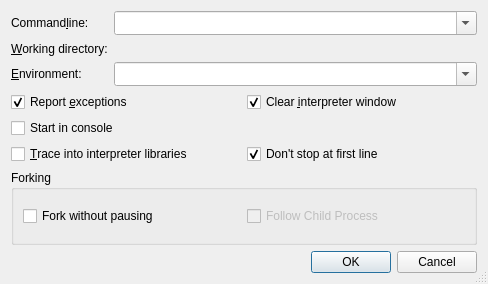
<?xml version="1.0" encoding="UTF-8"?>
<ui version="4.0">
 <class>StartDebugDialog</class>
 <widget class="QDialog" name="StartDebugDialog">
  <property name="geometry">
   <rect>
    <x>0</x>
    <y>0</y>
    <width>488</width>
    <height>284</height>
   </rect>
  </property>
  <property name="windowTitle">
   <string>Start debugging</string>
  </property>
  <property name="sizeGripEnabled">
   <bool>true</bool>
  </property>
  <layout class="QVBoxLayout" name="verticalLayout">
   <item>
    <layout class="QGridLayout" name="gridLayout">
     <item row="0" column="0">
      <widget class="QLabel" name="TextLabel1">
       <property name="text">
        <string>Command&amp;line:</string>
       </property>
       <property name="buddy">
        <cstring>cmdlineCombo</cstring>
       </property>
      </widget>
     </item>
     <item row="0" column="1">
      <widget class="QComboBox" name="cmdlineCombo">
       <property name="sizePolicy">
        <sizepolicy hsizetype="Expanding" vsizetype="Fixed">
         <horstretch>0</horstretch>
         <verstretch>0</verstretch>
        </sizepolicy>
       </property>
       <property name="toolTip">
        <string>Enter the commandline parameters</string>
       </property>
       <property name="whatsThis">
        <string>&lt;b&gt;Commandline&lt;/b&gt;
&lt;p&gt;Enter the commandline parameters in this field.&lt;/p&gt;</string>
       </property>
       <property name="editable">
        <bool>true</bool>
       </property>
       <property name="insertPolicy">
        <enum>QComboBox::InsertAtTop</enum>
       </property>
       <property name="sizeAdjustPolicy">
        <enum>QComboBox::AdjustToMinimumContentsLengthWithIcon</enum>
       </property>
       <property name="duplicatesEnabled">
        <bool>false</bool>
       </property>
      </widget>
     </item>
     <item row="1" column="0">
      <widget class="QLabel" name="TextLabel2">
       <property name="text">
        <string>&amp;Working directory:</string>
       </property>
       <property name="buddy">
        <cstring>workdirPicker</cstring>
       </property>
      </widget>
     </item>
     <item row="1" column="1">
      <widget class="E5ComboPathPicker" name="workdirPicker" native="true">
       <property name="sizePolicy">
        <sizepolicy hsizetype="Expanding" vsizetype="Preferred">
         <horstretch>0</horstretch>
         <verstretch>0</verstretch>
        </sizepolicy>
       </property>
       <property name="focusPolicy">
        <enum>Qt::WheelFocus</enum>
       </property>
       <property name="toolTip">
        <string>Enter the working directory</string>
       </property>
       <property name="whatsThis">
        <string>&lt;b&gt;Working directory&lt;/b&gt;
&lt;p&gt;Enter the working directory of the application to be debugged. Leave it empty to set the working directory to the executable directory.&lt;/p&gt;</string>
       </property>
      </widget>
     </item>
     <item row="2" column="0">
      <widget class="QLabel" name="textLabel1">
       <property name="text">
        <string>&amp;Environment:</string>
       </property>
       <property name="buddy">
        <cstring>environmentCombo</cstring>
       </property>
      </widget>
     </item>
     <item row="2" column="1">
      <widget class="QComboBox" name="environmentCombo">
       <property name="sizePolicy">
        <sizepolicy hsizetype="Expanding" vsizetype="Fixed">
         <horstretch>0</horstretch>
         <verstretch>0</verstretch>
        </sizepolicy>
       </property>
       <property name="toolTip">
        <string>Enter the environment variables to be set.</string>
       </property>
       <property name="whatsThis">
        <string>&lt;b&gt;Environment&lt;/b&gt;
&lt;p&gt;Enter the environment variables to be set for the program. The individual settings must be separated by whitespace and be given in the form 'var=value'. In order to add to an environment variable, enter it in the form 'var+=value'.&lt;/p&gt;
&lt;p&gt;Example: var1=1 var2=&quot;hello world&quot; var3+=&quot;:/tmp&quot;&lt;/p&gt;</string>
       </property>
       <property name="editable">
        <bool>true</bool>
       </property>
       <property name="insertPolicy">
        <enum>QComboBox::InsertAtTop</enum>
       </property>
       <property name="sizeAdjustPolicy">
        <enum>QComboBox::AdjustToMinimumContentsLengthWithIcon</enum>
       </property>
       <property name="duplicatesEnabled">
        <bool>false</bool>
       </property>
      </widget>
     </item>
    </layout>
   </item>
   <item>
    <layout class="QGridLayout" name="gridLayout_2">
     <item row="0" column="0">
      <widget class="QCheckBox" name="exceptionCheckBox">
       <property name="toolTip">
        <string>Uncheck to disable exception reporting</string>
       </property>
       <property name="whatsThis">
        <string>&lt;b&gt;Report exceptions&lt;/b&gt;
&lt;p&gt;Uncheck this in order to disable exception reporting.&lt;/p&gt;</string>
       </property>
       <property name="text">
        <string>Report &amp;exceptions</string>
       </property>
       <property name="shortcut">
        <string>Alt+E</string>
       </property>
       <property name="checked">
        <bool>true</bool>
       </property>
      </widget>
     </item>
     <item row="0" column="1">
      <widget class="QCheckBox" name="clearShellCheckBox">
       <property name="toolTip">
        <string>Select to clear the display of the interpreter window</string>
       </property>
       <property name="whatsThis">
        <string>&lt;b&gt;Clear interpreter window&lt;/b&gt;&lt;p&gt;This clears the display of the interpreter window before starting the debug client.&lt;/p&gt;</string>
       </property>
       <property name="text">
        <string>Clear &amp;interpreter window</string>
       </property>
       <property name="checked">
        <bool>true</bool>
       </property>
      </widget>
     </item>
     <item row="1" column="0">
      <widget class="QCheckBox" name="consoleCheckBox">
       <property name="toolTip">
        <string>Select to start the debugger in a console window</string>
       </property>
       <property name="whatsThis">
        <string>&lt;b&gt;Start in console&lt;/b&gt;
&lt;p&gt;Select to start the debugger in a console window. The console command has to be configured on the Debugger-&amp;gt;General page&lt;/p&gt;</string>
       </property>
       <property name="text">
        <string>Start in console</string>
       </property>
      </widget>
     </item>
     <item row="2" column="0">
      <widget class="QCheckBox" name="tracePythonCheckBox">
       <property name="toolTip">
        <string>Select to trace into the Python library</string>
       </property>
       <property name="text">
        <string>&amp;Trace into interpreter libraries</string>
       </property>
       <property name="shortcut">
        <string>Alt+T</string>
       </property>
      </widget>
     </item>
     <item row="2" column="1">
      <widget class="QCheckBox" name="autoContinueCheckBox">
       <property name="toolTip">
        <string>Select to not stop the debugger at the first executable line.</string>
       </property>
       <property name="whatsThis">
        <string>&lt;b&gt;Don't stop at first line&lt;/b&gt;&lt;p&gt;This prevents the debugger from stopping at the first executable line.&lt;/p&gt;</string>
       </property>
       <property name="text">
        <string>Don't stop at first line</string>
       </property>
       <property name="checked">
        <bool>true</bool>
       </property>
      </widget>
     </item>
    </layout>
   </item>
   <item>
    <widget class="QGroupBox" name="groupBox">
     <property name="title">
      <string>Forking</string>
     </property>
     <layout class="QHBoxLayout" name="horizontalLayout">
      <item>
       <widget class="QCheckBox" name="forkModeCheckBox">
        <property name="toolTip">
         <string>Select to go through the fork without asking</string>
        </property>
        <property name="whatsThis">
         <string>&lt;b&gt;Fork without pausing&lt;/b&gt;
&lt;p&gt;Select to go through the fork without asking making the forking decision based on the Parent/Child selection.&lt;/p&gt;</string>
        </property>
        <property name="text">
         <string>Fork without pausing</string>
        </property>
       </widget>
      </item>
      <item>
       <widget class="QCheckBox" name="forkChildCheckBox">
        <property name="enabled">
         <bool>false</bool>
        </property>
        <property name="toolTip">
         <string>Select to debug the child process after forking</string>
        </property>
        <property name="whatsThis">
         <string>&lt;b&gt;Debug Child Process&lt;/b&gt;
&lt;p&gt;Select to debug the child process after forking. If it is not selected, the parent process will be debugged. This has no effect, if forking without pausing is not selected.&lt;/p&gt;</string>
        </property>
        <property name="text">
         <string>Follow Child Process</string>
        </property>
       </widget>
      </item>
     </layout>
    </widget>
   </item>
   <item>
    <widget class="QDialogButtonBox" name="buttonBox">
     <property name="orientation">
      <enum>Qt::Horizontal</enum>
     </property>
     <property name="standardButtons">
      <set>QDialogButtonBox::Cancel|QDialogButtonBox::Ok</set>
     </property>
    </widget>
   </item>
  </layout>
 </widget>
 <pixmapfunction>qPixmapFromMimeSource</pixmapfunction>
 <customwidgets>
  <customwidget>
   <class>E5ComboPathPicker</class>
   <extends>QWidget</extends>
   <header>E5Gui/E5PathPicker.h</header>
   <container>1</container>
  </customwidget>
 </customwidgets>
 <tabstops>
  <tabstop>cmdlineCombo</tabstop>
  <tabstop>workdirPicker</tabstop>
  <tabstop>environmentCombo</tabstop>
  <tabstop>exceptionCheckBox</tabstop>
  <tabstop>clearShellCheckBox</tabstop>
  <tabstop>consoleCheckBox</tabstop>
  <tabstop>tracePythonCheckBox</tabstop>
  <tabstop>autoContinueCheckBox</tabstop>
  <tabstop>forkModeCheckBox</tabstop>
  <tabstop>forkChildCheckBox</tabstop>
 </tabstops>
 <resources/>
 <connections>
  <connection>
   <sender>buttonBox</sender>
   <signal>accepted()</signal>
   <receiver>StartDebugDialog</receiver>
   <slot>accept()</slot>
   <hints>
    <hint type="sourcelabel">
     <x>59</x>
     <y>282</y>
    </hint>
    <hint type="destinationlabel">
     <x>43</x>
     <y>179</y>
    </hint>
   </hints>
  </connection>
  <connection>
   <sender>buttonBox</sender>
   <signal>rejected()</signal>
   <receiver>StartDebugDialog</receiver>
   <slot>reject()</slot>
   <hints>
    <hint type="sourcelabel">
     <x>127</x>
     <y>282</y>
    </hint>
    <hint type="destinationlabel">
     <x>118</x>
     <y>180</y>
    </hint>
   </hints>
  </connection>
  <connection>
   <sender>forkModeCheckBox</sender>
   <signal>toggled(bool)</signal>
   <receiver>forkChildCheckBox</receiver>
   <slot>setEnabled(bool)</slot>
   <hints>
    <hint type="sourcelabel">
     <x>164</x>
     <y>229</y>
    </hint>
    <hint type="destinationlabel">
     <x>276</x>
     <y>228</y>
    </hint>
   </hints>
  </connection>
 </connections>
</ui>
